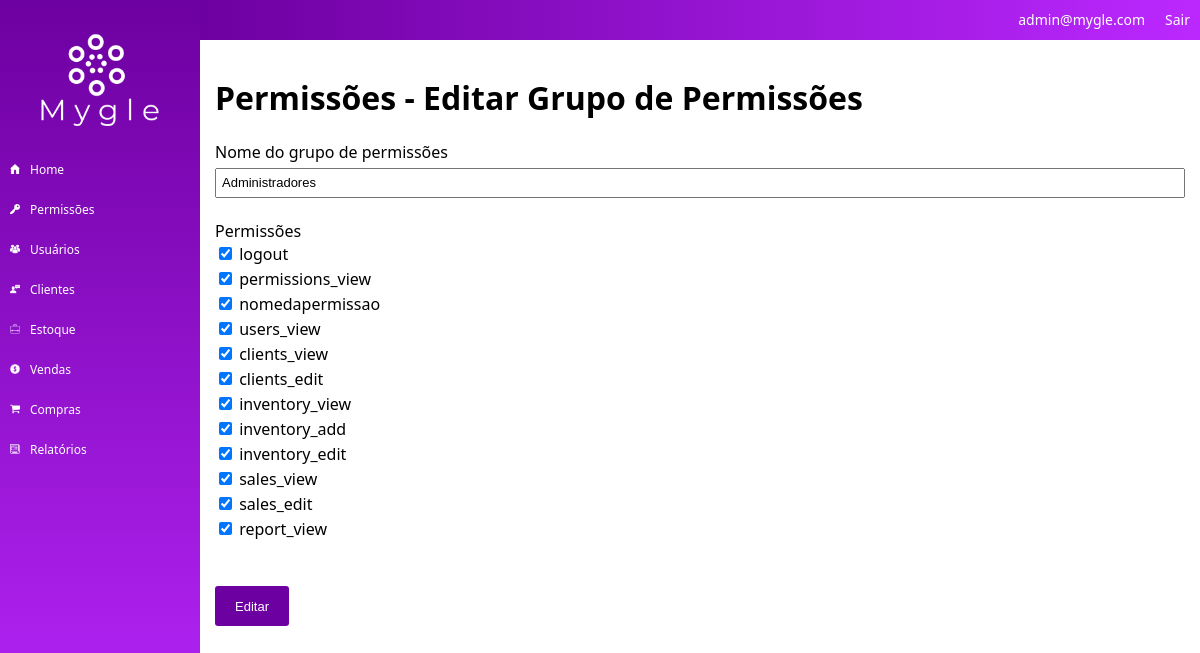
Screenshot of /permissions/edit_group/1 (signed in) with the database file from the repository.
### tables this page shows
CREATE TABLE `permission_groups` (
  `id` int(11) unsigned NOT NULL AUTO_INCREMENT,
  `id_company` int(11) NOT NULL,
  `name` varchar(50) NOT NULL DEFAULT '',
  `params` varchar(200) NOT NULL DEFAULT '',
  PRIMARY KEY (`id`)
);

CREATE TABLE `permission_params` (
  `id` int(11) unsigned NOT NULL AUTO_INCREMENT,
  `id_company` int(11) NOT NULL,
  `name` varchar(50) NOT NULL DEFAULT '',
  PRIMARY KEY (`id`)
);

### config.php (called while the page is built, shortened)
<?php
$config = array();
if(ENVIRONMENT == 'development') {
	$config['dbname'] = 'mygle';
	$config['host'] = 'localhost';
	$config['dbuser'] = 'root';
	$config['dbpass'] = 'root';
} else {
	$config['dbname'] = 'mygle';
	$config['host'] = 'localhost';
	$config['dbuser'] = 'root';
	$config['dbpass'] = 'root';
}
?>

### models/Users.php (called while the page is built, shortened)
<?php
class Users extends model {
	private $userInfo;
	private $permissions;
	public function setLoggedUser() {
		if(isset($_SESSION['ccUser']) && !empty($_SESSION['ccUser'])) {
			$id = $_SESSION['ccUser'];
			$sql = $this->db->prepare("SELECT * FROM users WHERE id = :id");
			$sql->bindValue(':id', $id);
			$sql->execute();
			if($sql->rowCount() > 0) {
				$this->userInfo = $sql->fetch();
				$this->permissions = new Permissions();
				$this->permissions->setGroup($this->userInfo['id_group'], $this->userInfo['id_company']);
			}
		}
	}
	public function hasPermission($name) {
		return $this->permissions->hasPermission($name);
	}
	public function getCompany() {
		if(isset($this->userInfo['id_company'])) {
			return $this->userInfo['id_company'];
		} else {
			return 0;
		}
	}
}

### models/Permissions.php (called while the page is built, shortened)
<?php
class Permissions extends model {
	private $permissions;
	public function setGroup($id, $id_company) {
		$this->permissions = array();
		$sql = $this->db->prepare("SELECT params FROM permission_groups WHERE id = :id AND id_company = :id_company");
		$sql->bindValue(':id', $id);
		$sql->bindValue(':id_company', $id_company);
		$sql->execute();
		if($sql->rowCount() > 0) {
			$row = $sql->fetch();
			$params = $row['params'];
			$sql = $this->db->prepare("SELECT name FROM permission_params WHERE id IN ($params) AND id_company = :id_company");
			$sql->bindValue(':id_company', $id_company);
			$sql->execute();
			if($sql->rowCount() > 0) {
				foreach($sql->fetchAll() as $item) {
					$this->permissions[] = $item['name'];
				}
			}
		}
	}
	public function hasPermission($name) {
		if(in_array($name, $this->permissions)) {
			return true;
		} else {
			return false;
		}
	}
	public function getList($id_company) {
		$array = array();
		$sql = $this->db->prepare("SELECT * FROM permission_params WHERE id_company = :id_company");
		$sql->bindValue(":id_company", $id_company);
		$sql->execute();
		if($sql->rowCount() > 0) {
			$array = $sql->fetchAll();
		}
		return $array;
	}
	public function getGroup($id, $id_company) {
		$array = array();
		$sql = $this->db->prepare("SELECT * FROM permission_groups WHERE id = :id AND id_company = :id_company");
		$sql->bindValue(":id", $id);
		$sql->bindValue(":id_company", $id_company);
		$sql->execute();
		if($sql->rowCount() > 0) {
			$array = $sql->fetch();
			$array['params'] = explode(',', $array['params']);
		}
		return $array;
	}
}

### core/Controller.php (called while the page is built, shortened)
<?php
class controller {
	public function loadTemplate($viewName, $viewData = array()) {
		include 'views/template.php';
	}
	public function loadViewInTemplate($viewName, $viewData) {
		extract($viewData);
		include 'views/'.$viewName.'.php';
	}
}

### core/Core.php (called while the page is built, shortened)
<?php
class Core {
	public function run() {
        $url = explode('index.php', $_SERVER['PHP_SELF']);
        $url = end($url);
		$params = array();
		if(!empty($url) && $url != '/') {
			$url = explode('/', $url);
			array_shift($url);
			array_shift($url);
			if(isset($url[0])) {
				$currentAction = $url[0];
				array_shift($url);
			} else {
				$currentAction = 'index';
			}
			if(count($url) > 0) {
				$params = $url;
			}
		} else {
			$currentController = 'homeController';
			$currentAction = 'index';
		}
		$c = new $currentController();
		call_user_func_array(array($c, $currentAction), $params);
	}
}

### index.php (called while the page is built, shortened)
<?php
require 'config.php';
$core = new Core();
$core->run();
?>

### core/Model.php (called while the page is built, shortened)
<?php
class model {
	public function __construct() {
		global $config;
		$this->db = new PDO("mysql:dbname=".$config['dbname'].";host=".$config['host'], $config['dbuser'], $config['dbpass']);
	}
}
?>

### views/permissions_editgroup.php (the view)
<h1>Permissões - Editar Grupo de Permissões</h1>
<form method="POST">
	<label for="name">Nome do grupo de permissões</label><br/>
	<input type="text" name="name" value="<?php echo $group_info['name']; ?>" /><br/><br/>
	<label>Permissões</label><br/>
	<?php foreach($permissions_list as $p): ?>
	<div class="p_item">
		<input type="checkbox" name="permissions[]" value="<?php echo $p['id']; ?>" id="p_<?php echo $p['id']; ?>" <?php echo (in_array($p['id'], $group_info['params']))?'checked="checked"':''; ?> />
		<label for="p_<?php echo $p['id']; ?>"><?php echo $p['name']; ?></label>
	</div>
	<?php endforeach; ?>
	<br/><br/>
	<input type="submit" value="Editar" />
</form>

### controllers/permissionsController.php (shortened to what this page needs)
<?php
class permissionsController extends controller {
    public function edit_group($id) {
        $data = array();
        $u = new Users();
        $u->setLoggedUser();
        $company = new Companies($u->getCompany());
        $data['company_name'] = $company->getName();
        $data['user_email'] = $u->getEmail();
        if($u->hasPermission('permissions_view')) {
            $permissions = new Permissions();
            $data['permissions_list'] = $permissions->getList($u->getCompany());
            $data['group_info'] = $permissions->getGroup($id, $u->getCompany());
            $this->loadTemplate('permissions_editgroup', $data);
        } else {
            header("Location: ".BASE_URL);
        }
    }
}

### views/template.php (shortened to what this page needs)
<html>
    <head>
        <link href="<?php echo BASE_URL; ?>/assets/css/template.css" rel="stylesheet" />
    </head>
    <body>
    	<div class="leftmenu">
    		<div class="logoMygle">
                <img src='<?php echo BASE_URL; ?>/assets/images/logoColorless.png'>
    		</div>
            <div class="menuarea">
                <ul>
                    <li><a href="<?php echo BASE_URL; ?>">Home</a></li>
                    <li><a href="<?php echo BASE_URL; ?>/permissions">Permissões</a></li>
                    <li><a href="<?php echo BASE_URL; ?>/users">Usuários</a></li>
                    <li><a href="<?php echo BASE_URL; ?>/clients">Clientes</a></li>
                    <li><a href="<?php echo BASE_URL; ?>/inventory">Estoque</a></li>
                    <li><a href="<?php echo BASE_URL; ?>/sales">Vendas</a></li>
                    <li><a href="<?php echo BASE_URL; ?>/purchases">Compras</a></li>
                    <li><a href="<?php echo BASE_URL; ?>/report">Relatórios</a></li>
                </ul>
            </div>
    	</div>
    	<div class="container">
    		<div class="top">
    			<div class="top_right"><a href="<?php echo BASE_URL.'/login/logout'; ?>">Sair</a></div>
    			<div class="top_right"><?php echo $viewData['user_email']; ?></div>
    		</div>
            <div class="area">
                <?php $this->loadViewInTemplate($viewName, $viewData); ?>
            </div>
    	</div>
    </body>
</html>

### assets/css/template.css (style rules this page uses)
body { margin:0; padding:0; font-size:16px; font-family:'Segoe UI', Tahoma, Geneva, Verdana, sans-serif; }
.leftmenu { width:200px; background-image: linear-gradient(to bottom, rgb(109, 0, 160), rgb(187, 40, 255)); position:fixed; left:0; top:0; bottom:0; }
.logoMygle { display: flex; justify-content: center; height: 150px; width: 100%; }
.logoMygle img { margin-top: 15px; height: 130px; width: 130px; }
.container { padding-left:200px; }
.top { height:40px; background-image:linear-gradient(to right, rgb(109, 0, 160), rgb(187, 40, 255)); color:#FFF; font-size:14px; }
.top_right { float:right; height:40px; line-height: 40px; padding-left:10px; padding-right:10px; }
.top_right a { color:#FFF; text-decoration: none; }
.menuarea { color:#FFF; }
.menuarea ul { margin:0; padding:0; list-style: none; }
.menuarea li { height:40px; line-height: 40px; font-size:12px; padding-left:30px; background-size:10px 10px; background-repeat: no-repeat; background-position: 10px 14px; }
.menuarea li a { color:#FFF; text-decoration: none; display:block; }
.menuarea li:nth-child(1) { background-image:url('../images/home.png'); }
.menuarea li:nth-child(2) { background-image:url('../images/key.png'); }
.menuarea li:nth-child(3) { background-image:url('../images/users.png'); }
.menuarea li:nth-child(4) { background-image:url('../images/clients.png'); }
.menuarea li:nth-child(5) { background-image:url('../images/inventory.png'); }
.menuarea li:nth-child(6) { background-image:url('../images/sales.png'); }
.menuarea li:nth-child(7) { background-image:url('../images/purchases.png'); }
.menuarea li:nth-child(8) { background-image:url('../images/reports.png'); }
.area { padding:15px; }
input[type=text], input[type=email], input[type=password], input[type=number], select, textarea { width:100%; height:30px; font-size:13px; outline:0; padding-left:5px; padding-right:5px; margin-top:5px; }
input[type=submit], button, .button { border:0px; background-color:rgb(109, 0, 160); color:#FFF; height:40px; line-height: 40px; border-radius:3px; padding-left:20px; padding-right:20px; cursor:pointer; font-size:13px; display: inline-block; }
.p_item { height:25px; line-height: 25px; }

### rows the page displays
permission_groups: name "Administradores"
permission_params: id "☑", name "logout"
permission_params: id "☑", name "permissions_view"
permission_params: id "☑", name "nomedapermissao"
permission_params: id "☑", name "users_view"
permission_params: id "☑", name "clients_view"
permission_params: id "☑", name "clients_edit"
permission_params: id "☑", name "inventory_view"
permission_params: id "☑", name "inventory_add"
permission_params: id "☑", name "inventory_edit"
permission_params: id "☑", name "sales_view"
permission_params: id "☑", name "sales_edit"
permission_params: id "☑", name "report_view"

### other values shown
$viewData['user_email'] "admin@mygle.com"
